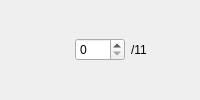
         <widget class="QWidget" name="widget_8" native="true">
          <layout class="QHBoxLayout" name="horizontalLayout_8">
           <property name="leftMargin">
            <number>0</number>
           </property>
           <property name="topMargin">
            <number>0</number>
           </property>
           <property name="rightMargin">
            <number>0</number>
           </property>
           <property name="bottomMargin">
            <number>0</number>
           </property>
           <item>
            <widget class="QLabel" name="label_8">
             <property name="maximumSize">
              <size>
               <width>75</width>
               <height>75</height>
              </size>
             </property>
             <property name="toolTip">
              <string>#3C1B4F_#6D5BAE</string>
             </property>
             <property name="text">
              <string/>
             </property>
             <property name="pixmap">
              <pixmap resource="../../resource.qrc">:/pairs/assets/#3C1B4F_#6D5BAE.png</pixmap>
             </property>
             <property name="scaledContents">
              <bool>true</bool>
             </property>
            </widget>
           </item>
           <item>
            <widget class="QSpinBox" name="#3C1B4F_#6D5BAE_spin">
             <property name="maximumSize">
              <size>
               <width>50</width>
               <height>16777215</height>
              </size>
             </property>
             <property name="minimum">
              <number>0</number>
             </property>
             <property name="maximum">
              <number>11</number>
             </property>
            </widget>
           </item>
           <item>
            <widget class="QLabel" name="label_8_2">
             <property name="text">
              <string>/11</string>
             </property>
            </widget>
           </item>
          </layout>
         </widget>
